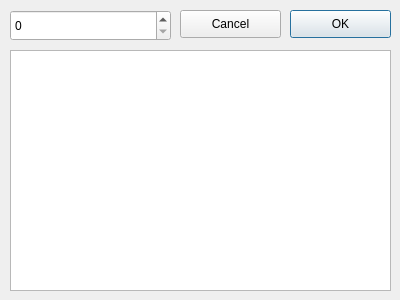
<?xml version="1.0" encoding="UTF-8"?>
<ui version="4.0">
 <class>Spline</class>
 <widget class="QDialog" name="Spline">
  <property name="geometry">
   <rect>
    <x>0</x>
    <y>0</y>
    <width>400</width>
    <height>300</height>
   </rect>
  </property>
  <property name="windowTitle">
   <string>New spline</string>
  </property>
  <widget class="QSpinBox" name="spinBox">
   <property name="geometry">
    <rect>
     <x>10</x>
     <y>10</y>
     <width>161</width>
     <height>31</height>
    </rect>
   </property>
  </widget>
  <widget class="QPushButton" name="okButton">
   <property name="geometry">
    <rect>
     <x>290</x>
     <y>10</y>
     <width>101</width>
     <height>28</height>
    </rect>
   </property>
   <property name="text">
    <string>OK</string>
   </property>
  </widget>
  <widget class="QPushButton" name="cancelButton">
   <property name="geometry">
    <rect>
     <x>180</x>
     <y>10</y>
     <width>101</width>
     <height>28</height>
    </rect>
   </property>
   <property name="text">
    <string>Cancel</string>
   </property>
  </widget>
  <widget class="QTableView" name="tableView">
   <property name="geometry">
    <rect>
     <x>10</x>
     <y>50</y>
     <width>381</width>
     <height>241</height>
    </rect>
   </property>
  </widget>
 </widget>
 <resources/>
 <connections/>
</ui>
